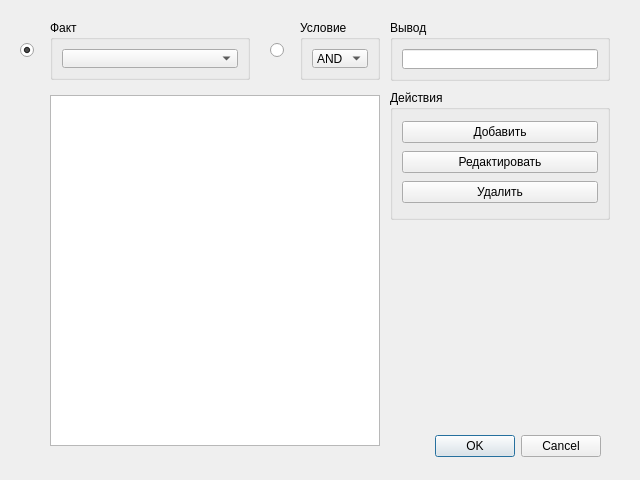
<?xml version="1.0" encoding="UTF-8"?>
<ui version="4.0">
 <class>Dialog</class>
 <widget class="QDialog" name="Dialog">
  <property name="geometry">
   <rect>
    <x>0</x>
    <y>0</y>
    <width>640</width>
    <height>480</height>
   </rect>
  </property>
  <property name="windowTitle">
   <string>Добавить правило</string>
  </property>
  <widget class="QDialogButtonBox" name="buttonBox">
   <property name="geometry">
    <rect>
     <x>-20</x>
     <y>430</y>
     <width>621</width>
     <height>32</height>
    </rect>
   </property>
   <property name="orientation">
    <enum>Qt::Horizontal</enum>
   </property>
   <property name="standardButtons">
    <set>QDialogButtonBox::Cancel|QDialogButtonBox::Ok</set>
   </property>
  </widget>
  <widget class="QGroupBox" name="groupBox">
   <property name="geometry">
    <rect>
     <x>50</x>
     <y>20</y>
     <width>200</width>
     <height>60</height>
    </rect>
   </property>
   <property name="title">
    <string>Факт</string>
   </property>
   <layout class="QVBoxLayout" name="verticalLayout">
    <item>
     <widget class="QComboBox" name="Facts"/>
    </item>
   </layout>
  </widget>
  <widget class="QGroupBox" name="groupBox_2">
   <property name="geometry">
    <rect>
     <x>300</x>
     <y>20</y>
     <width>80</width>
     <height>60</height>
    </rect>
   </property>
   <property name="title">
    <string>Условие</string>
   </property>
   <layout class="QVBoxLayout" name="verticalLayout_2">
    <item>
     <widget class="QComboBox" name="condition">
      <item>
       <property name="text">
        <string>AND</string>
       </property>
      </item>
      <item>
       <property name="text">
        <string>OR</string>
       </property>
      </item>
      <item>
       <property name="text">
        <string>NOT</string>
       </property>
      </item>
     </widget>
    </item>
   </layout>
  </widget>
  <widget class="QGroupBox" name="groupBox_3">
   <property name="geometry">
    <rect>
     <x>390</x>
     <y>20</y>
     <width>220</width>
     <height>61</height>
    </rect>
   </property>
   <property name="title">
    <string>Вывод</string>
   </property>
   <layout class="QVBoxLayout" name="verticalLayout_3">
    <item>
     <widget class="QLineEdit" name="result"/>
    </item>
   </layout>
  </widget>
  <widget class="QListWidget" name="fullCondition">
   <property name="geometry">
    <rect>
     <x>50</x>
     <y>95</y>
     <width>330</width>
     <height>351</height>
    </rect>
   </property>
  </widget>
  <widget class="QGroupBox" name="groupBox_4">
   <property name="geometry">
    <rect>
     <x>390</x>
     <y>90</y>
     <width>220</width>
     <height>130</height>
    </rect>
   </property>
   <property name="title">
    <string>Действия</string>
   </property>
   <layout class="QVBoxLayout" name="verticalLayout_4">
    <item>
     <widget class="QPushButton" name="buttonAdd">
      <property name="text">
       <string>Добавить</string>
      </property>
     </widget>
    </item>
    <item>
     <widget class="QPushButton" name="buttonEdit">
      <property name="text">
       <string>Редактировать</string>
      </property>
     </widget>
    </item>
    <item>
     <widget class="QPushButton" name="buttonDelete">
      <property name="text">
       <string>Удалить</string>
      </property>
     </widget>
    </item>
   </layout>
  </widget>
  <widget class="QRadioButton" name="radioButtonFact">
   <property name="geometry">
    <rect>
     <x>20</x>
     <y>40</y>
     <width>20</width>
     <height>20</height>
    </rect>
   </property>
   <property name="text">
    <string/>
   </property>
   <property name="checked">
    <bool>true</bool>
   </property>
  </widget>
  <widget class="QRadioButton" name="radioButtonCondition">
   <property name="geometry">
    <rect>
     <x>270</x>
     <y>40</y>
     <width>20</width>
     <height>20</height>
    </rect>
   </property>
   <property name="text">
    <string/>
   </property>
  </widget>
 </widget>
 <resources/>
 <connections>
  <connection>
   <sender>buttonBox</sender>
   <signal>accepted()</signal>
   <receiver>Dialog</receiver>
   <slot>accept()</slot>
   <hints>
    <hint type="sourcelabel">
     <x>248</x>
     <y>254</y>
    </hint>
    <hint type="destinationlabel">
     <x>157</x>
     <y>274</y>
    </hint>
   </hints>
  </connection>
  <connection>
   <sender>buttonBox</sender>
   <signal>rejected()</signal>
   <receiver>Dialog</receiver>
   <slot>reject()</slot>
   <hints>
    <hint type="sourcelabel">
     <x>316</x>
     <y>260</y>
    </hint>
    <hint type="destinationlabel">
     <x>286</x>
     <y>274</y>
    </hint>
   </hints>
  </connection>
 </connections>
</ui>
